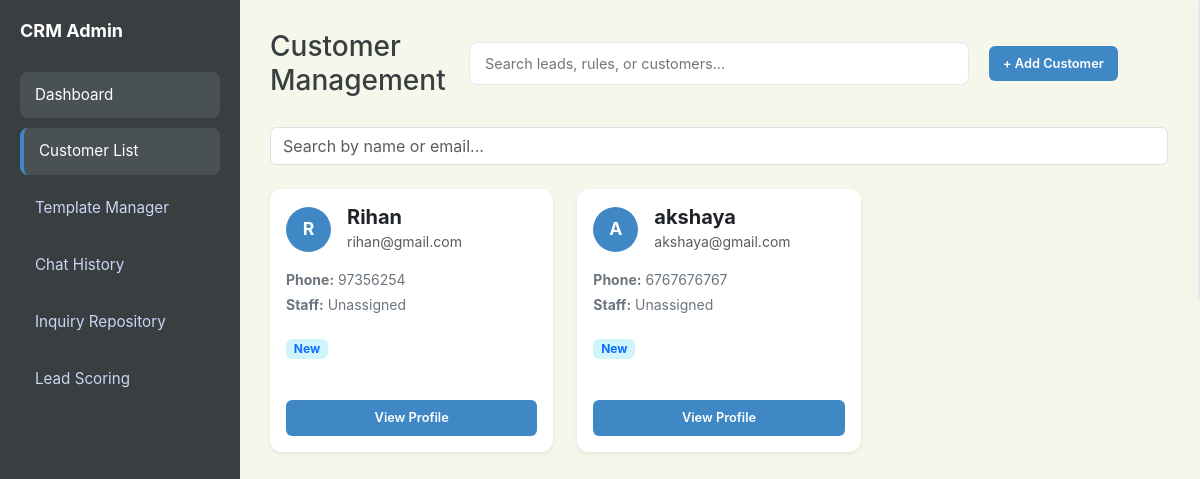
Page /customers on the committed database.
### app.py (models this page shows)
class Customer(db.Model):
    id = db.Column(db.Integer, primary_key=True)
    name = db.Column(db.String(100), nullable=False)
    email = db.Column(db.String(120), unique=True)
    phone = db.Column(db.String(20))
    location = db.Column(db.String(100))
    assigned_staff = db.Column(db.String(100))
    status = db.Column(db.String(50), default="Active")
    tags = db.Column(db.String(200)) # Stored as "VIP,New,Returning"
    notes = db.Column(db.Text)
    last_contact = db.Column(db.String(50))

### app.py (the view)
@app.route('/customers')
def customers():
    query = request.args.get('q', '')
    if query:
        customers_list = Customer.query.filter(
            (Customer.name.ilike(f'%{query}%')) |
            (Customer.email.ilike(f'%{query}%'))
        ).all()
    else:
        customers_list = Customer.query.all()
    return render_template('customer-list.html', customers=customers_list, query=query)

### app.py (called while the page is built)
@app.context_processor
def inject_search_data():
    customers = Customer.query.all()
    inquiries = Inquiry.query.all()
    rules = Rule.query.all()
    templates = AutoReplyTemplate.query.all()
    faqs = FAQ.query.all()
    search_seed = []
    for c in customers:
        search_seed.append({"display": c.name, "category": "Customer", "page": "/customers"})
    for i in inquiries:
        search_seed.append({"display": f"Inquiry: {i.customer}", "category": "Inquiry", "page": f"/inquiry/{i.id}"})
    for r in rules:
        search_seed.append({"display": r.name, "category": "Rule", "page": "/scoring"})
    for t in templates:
        search_seed.append({"display": t.title, "category": "Template", "page": "/templates-manager"})
    for f in faqs:
        search_seed.append({"display": f.question, "category": "FAQ", "page": "/templates-manager"})
    return dict(search_seed=search_seed)

### templates/customer-list.html (shortened to what this page needs)
<!DOCTYPE html>
<html lang="en">
<head>
    <link href="https://cdn.jsdelivr.net/npm/bootstrap@5.3.0/dist/css/bootstrap.min.css" rel="stylesheet">
    <link rel="stylesheet" href="{{ url_for('static', filename='style.css') }}">
</head>
<body id="page-customers">
    <aside class="sidebar">
        <h2>CRM Admin</h2>
        <a href="/dashboard" class="nav-link nav-dashboard active">Dashboard</a>
        <a href="/customers" class="nav-link nav-customers">Customer List</a>
        <a href="/templates-manager" class="nav-link nav-templates">Template Manager</a>
        <a href="/history" class="nav-link nav-history">Chat History</a>
        <a href="/repository" class="nav-link nav-repository">Inquiry Repository</a>
        <a href="/scoring" class="nav-link nav-scoring">Lead Scoring</a>
    </aside>
    <main class="main">
        <div class="header">
            <div class="header-left">
                <h1 class="h3 mb-0">Customer Management</h1>
            </div>
            <div class="search-container">
                <input type="text" placeholder="Search leads, rules, or customers..." class="taskbar-search">
            </div>
            <div class="header-right">
                <button class="btn btn-blue" data-bs-toggle="modal" data-bs-target="#addCustomerModal">+ Add
                    Customer</button>
            </div>
        </div>
        <form method="GET" action="/customers" class="mb-4">
            <input type="text" name="q" class="form-control" placeholder="Search by name or email..."
                value="{{ query }}">
        </form>
        <div class="row g-4">
            {% for c in customers %}
            <div class="col-12 col-md-6 col-lg-4">
                <div class="card p-3 shadow-sm border-0 h-100">
                    <div class="d-flex align-items-center mb-3">
                        <div class="avatar-circle me-3">
                            {{ c.name.split(' ')[0][0] }}{{ c.name.split(' ')[-1][0] if c.name.split(' ')|length > 1
                        </div>
                        <div>
                            <h5 class="mb-0 fw-bold">{{ c.name }}</h5>
                            <small class="text-muted">{{ c.email }}</small>
                        </div>
                    </div>
                    <div class="mb-3 small">
                        <p class="mb-1 text-secondary"><strong>Phone:</strong> {{ c.phone }}</p>
                        <p class="mb-1 text-secondary"><strong>Staff:</strong> {{ c.assigned_staff or 'Unassigned' }}
                        </p>
                    </div>
                    <div class="mb-3">
                        {% if c.tags %}
                        {% for tag in c.tags.split(',') %}
                        <span class="badge bg-info-subtle text-primary small">{{ tag }}</span>
                        {% endfor %}
                        {% endif %}
                    </div>
                    <div class="mt-auto d-flex gap-2">
                        <a href="/customer/{{ c.id }}" class="btn btn-blue btn-sm w-100">View Profile</a>
                    </div>
                </div>
            </div>
            {% else %}
            <div class="col-12 text-center py-5">
                <p class="text-muted">No customers found. Try adding a new one!</p>
            </div>
            {% endfor %}
        </div>
    </main>
</body>
</html>

### static/style.css (style rules this page uses)
:root { --blue: #3F88C5; --red: #E94F37; --green: #44BBA4; --gray: #64748b; --slate-900: #393E41; --slate-800: #4a5155; --border-radius: 12px; --bg-light: #F6F7EB; }
* { box-sizing: border-box; font-family: 'Inter', -apple-system, sans-serif; }
body { margin: 0; display: flex; background-color: var(--bg-light); color: var(--slate-900); height: 100vh; overflow: hidden; }
.sidebar { width: 240px; background: var(--slate-900); color: #fff; min-height: 100vh; padding: 20px; flex-shrink: 0; }
.sidebar h2 { font-size: 18px; margin-bottom: 30px; font-weight: 700; color: #fff; }
.nav-link { display: block; padding: 12px 15px; color: #cbd5f5; text-decoration: none; border-radius: 8px; margin-bottom: 10px; font-size: 0.95rem; transition: 0.2s; }
.nav-link:hover, .nav-link.active { background: var(--slate-800); color: #fff; }
.main { flex: 1; padding: 30px; overflow-y: auto; }
.header { display: grid; grid-template-columns: 1fr auto 1fr; align-items: center; margin-bottom: 30px; gap: 20px; width: 100%; }
.header-left { display: flex; align-items: center; gap: 15px; }
.card { background: white; padding: 25px; border-radius: var(--border-radius); box-shadow: 0 4px 6px -1px rgba(0, 0, 0, 0.1); border: 1px solid #e2e8f0; margin-bottom: 25px; }
input, textarea, select { width: 100%; padding: 10px; border: 1px solid #e2e8f0; border-radius: 6px; font-size: 0.9rem; outline: none; }
.btn { padding: 8px 14px; border: none; border-radius: 6px; cursor: pointer; font-size: 0.8rem; font-weight: 600; transition: 0.2s; text-decoration: none; display: inline-block; }
.btn-blue, .btn-primary { background: var(--blue); color: white; }
#page-dashboard .nav-dashboard, #page-customers .nav-customers, #page-history .nav-history, #page-repository .nav-repository, #page-templates .nav-templates, #page-scoring .nav-scoring { background: var(--slate-800); color: #fff; border-left: 4px solid var(--blue); }
.search-container { width: 500px; display: flex; position: relative; }
.taskbar-search { width: 100%; padding: 10px 15px; border: 1px solid #e2e8f0; border-radius: 8px; font-size: 0.9rem; background: #fff; outline: none; transition: border-color 0.2s; }
.sidebar { z-index: 100; }
.avatar-circle { width: 45px; height: 45px; background-color: var(--blue); color: white; border-radius: 50%; display: flex; align-items: center; justify-content: center; font-weight: bold; font-size: 1.1rem; text-transform: uppercase; }

### rows in the picture
Customer: name "R", name "Rihan", email "rihan@gmail.com", phone "97356254", assigned_staff "Unassigned", tags "New"
Customer: name "A", name "akshaya", email "akshaya@gmail.com", phone "6767676767", assigned_staff "Unassigned", tags "New"
